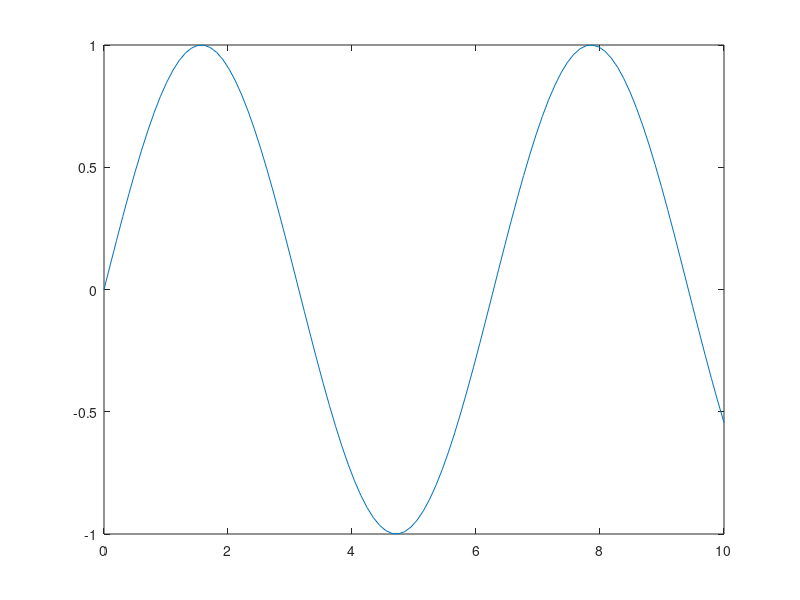

MATLAB code to generate this figure: (Note: this script raises an error after producing the figure.)
%% Clean up
close all; clear; clc;

%% Structs
student = struct('Name', 'Chris', 'Section', 113, 'Grade', 'A');

%Accessing fields
student.Name;
student.Section;
student.Grade;

%Second way to declare struct
clear all;
student.Name = "Chris";
student.Section = 113;
student.Grade = 'A';

%% Structure vector
student1 = struct('Name', 'Chris', 'Section', 113, 'Grade', 'A');
student2 = struct('Name', 'John Doe', 'Section', 105, 'Grade', 'B');

studentVector = [student1; student2];

%% Extra Stuff
%Function handle inside of the structure
coords.x = linspace(0,10,100);
coords.y = sin(coords.x);
coords.plotFunc = @(x,y)plot(x,y);

figure();
coords.plotFunc(coords.x, coords.y);

%% File I/O
data = readmatrix("data.txt");
dataTable = readtable("data.txt");
disp(dataTable.x)
disp(dataTable.y)


%% Writing to a file
fileId = fopen('coords.txt', 'w');

%Use fprintf
fprintf(fileId, '%s %10s\n', 'x', 'y');

%Write an array
x = [0, 10, 20, 30];
y = [0, 2, 5, 9];

A = [x;y];

fprintf(fileId, '%f %10f\n', A);

%Close the file
fclose(fileId);

%% Writing with csvwrite and writematrix
csvwrite('coords.csv', A);
writematrix(A, 'coords2.csv');

ImportedData = readmatrix('coords.csv');




